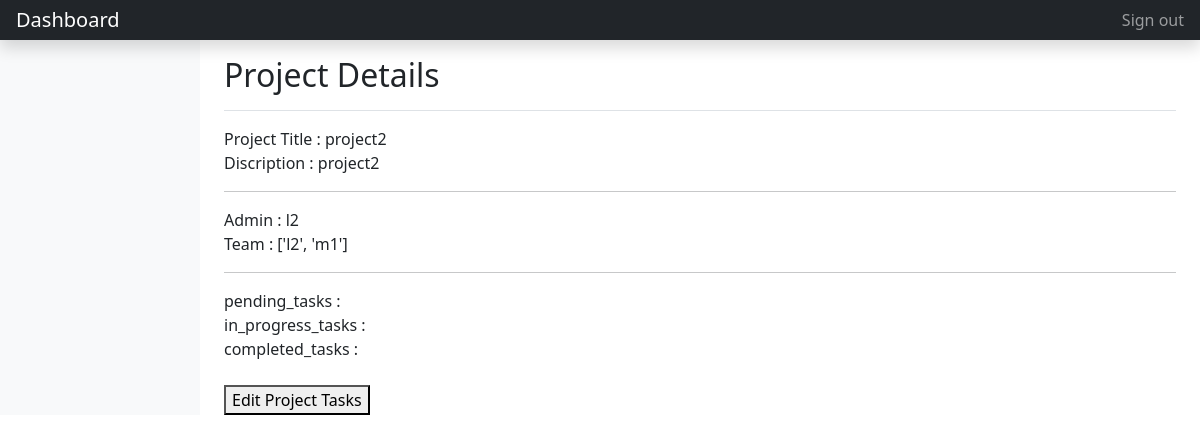
The app's page /dashboard/view_project/?title=project2 (signed in) with its own data.
### projects/models.py (models this page shows)
class Project(models.Model):
    title = models.CharField(max_length=50, blank=False)
    discription = models.TextField(max_length=200, null=True)
    admin = models.CharField(max_length=50)
    team = models.CharField(max_length=100)
    pending_tasks = models.TextField(max_length=120, blank=True)
    working_tasks = models.TextField(max_length=120, blank=True)
    completed_tasks = models.TextField(max_length=120, blank=True)

### projects/views.py (the view)
# urls.py: url(r'view_project/$', view_project, name='view_project'),
def view_project(request):
    if request.method == 'GET':
        title = request.GET.get('title')
        project = Project.objects.get(title=title)
        context = {
            'object': project,
        }
        return render(request, 'view_project.html', context)

### templates/view_project.html (shortened to what this page needs)
<!doctype html>
{% if user.is_authenticated %}
{% load static %}
<html lang="en">
  <head>
    <link href="{% static 'assets/dist/css/bootstrap.min.css' %}" rel="stylesheet">
  </head>
  <body>
<header class="navbar navbar-dark sticky-top bg-dark flex-md-nowrap p-0 shadow">
  <a class="navbar-brand col-md-3 col-lg-2 me-0 px-3" href="{% url 'dashboard' %}">Dashboard</a>
  <div class="navbar-nav">
    <div class="nav-item text-nowrap">
      <a class="nav-link px-3" href="{% url 'logout_user' %}">Sign out</a>
    </div>
  </div>
</header>
<div class="container-fluid">
  <div class="row">
    <nav id="sidebarMenu" class="col-md-3 col-lg-2 d-md-block bg-light sidebar collapse">
      <div class="position-sticky pt-3">
      </div>
      </nav>
    <main class="col-md-9 ms-sm-auto col-lg-10 px-md-4">
      <div class="d-flex justify-content-between flex-wrap flex-md-nowrap align-items-center pt-3 pb-2 mb-3 border-bottom">
        <h1 class="h2">Project Details</h1>
      </div>
      Project Title : {{ object.title }}<br>
      Discription : {{ object.discription }}<br><hr>
      Admin : {{ object.admin }}<br>
      Team : {{ object.team }}<br><hr>
      pending_tasks : {{ object.pending_tasks }}<br>
      in_progress_tasks : {{ object.working_tasks }}<br>
      completed_tasks : {{ object.completed_tasks }}<br><br>
      <a href="change_tasks/?title={{ object.title }}"><button>Edit Project Tasks</button></a>
    </main>
  </div>
</div>
</body>
{% else %}
  <h3>You must login to continue.</h3>
{% endif %}
</html>

### records on screen
Project: title "project2", discription "project2", admin "l2", team "['l2', 'm1']"
